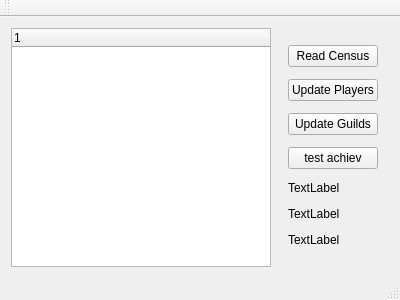
<?xml version="1.0" encoding="UTF-8"?>
<ui version="4.0">
 <class>MainWindow</class>
 <widget class="QMainWindow" name="MainWindow">
  <property name="geometry">
   <rect>
    <x>0</x>
    <y>0</y>
    <width>400</width>
    <height>300</height>
   </rect>
  </property>
  <property name="windowTitle">
   <string>MainWindow</string>
  </property>
  <widget class="QWidget" name="centralWidget">
   <layout class="QHBoxLayout" name="horizontalLayout">
    <item>
     <widget class="QTreeWidget" name="treeWidget">
      <column>
       <property name="text">
        <string notr="true">1</string>
       </property>
      </column>
     </widget>
    </item>
    <item>
     <widget class="QWidget" name="verticalWidget" native="true">
      <property name="minimumSize">
       <size>
        <width>0</width>
        <height>0</height>
       </size>
      </property>
      <layout class="QVBoxLayout" name="verticalLayout">
       <item>
        <widget class="QPushButton" name="pushButtonCensus">
         <property name="text">
          <string>Read Census</string>
         </property>
        </widget>
       </item>
       <item>
        <widget class="QPushButton" name="pushButtonPlayers">
         <property name="text">
          <string>Update Players</string>
         </property>
        </widget>
       </item>
       <item>
        <widget class="QPushButton" name="pushButtonGuilds">
         <property name="text">
          <string>Update Guilds</string>
         </property>
        </widget>
       </item>
       <item>
        <widget class="QPushButton" name="testAchieve">
         <property name="text">
          <string>test achiev</string>
         </property>
        </widget>
       </item>
       <item>
        <widget class="QLabel" name="labelProgress">
         <property name="sizePolicy">
          <sizepolicy hsizetype="Preferred" vsizetype="Fixed">
           <horstretch>0</horstretch>
           <verstretch>0</verstretch>
          </sizepolicy>
         </property>
         <property name="text">
          <string>TextLabel</string>
         </property>
        </widget>
       </item>
       <item>
        <widget class="QLabel" name="labelCensus">
         <property name="sizePolicy">
          <sizepolicy hsizetype="Minimum" vsizetype="Fixed">
           <horstretch>0</horstretch>
           <verstretch>0</verstretch>
          </sizepolicy>
         </property>
         <property name="text">
          <string>TextLabel</string>
         </property>
        </widget>
       </item>
       <item>
        <widget class="QLabel" name="labelGuilds">
         <property name="sizePolicy">
          <sizepolicy hsizetype="Preferred" vsizetype="Fixed">
           <horstretch>0</horstretch>
           <verstretch>0</verstretch>
          </sizepolicy>
         </property>
         <property name="text">
          <string>TextLabel</string>
         </property>
        </widget>
       </item>
      </layout>
     </widget>
    </item>
   </layout>
  </widget>
  <widget class="QMenuBar" name="menuBar">
   <property name="geometry">
    <rect>
     <x>0</x>
     <y>0</y>
     <width>400</width>
     <height>30</height>
    </rect>
   </property>
  </widget>
  <widget class="QToolBar" name="mainToolBar">
   <attribute name="toolBarArea">
    <enum>TopToolBarArea</enum>
   </attribute>
   <attribute name="toolBarBreak">
    <bool>false</bool>
   </attribute>
  </widget>
  <widget class="QStatusBar" name="statusBar"/>
 </widget>
 <layoutdefault spacing="6" margin="11"/>
 <resources/>
 <connections/>
</ui>
